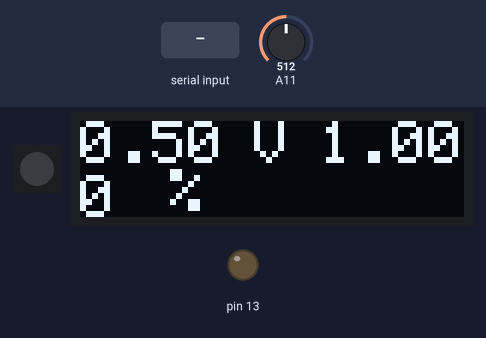
The sketch below on a simulated Arduino Mega 2560, built with avr-gcc and run on an emulated ATmega2560. Shown: 1 RGB LEDs in strip order, left to right, 128×32 one-colour display, output pins drawn as LEDs (lit = HIGH). Inputs (shaded band) come from the test bench; at power-on: A11 = 512. Dim RGB values are drawn brighter than linear; the display library's start-up logo is not drawn; what the sketch prints to the serial monitor is not drawn.

Above: at 1.3 s.
1.4 s: "red" received over Serial
At 2.8 s:
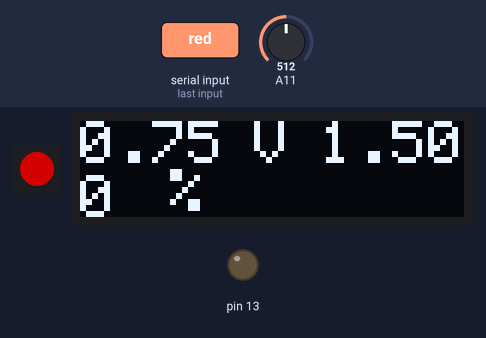
4.4 s: "green" received over Serial
At 7.2 s:
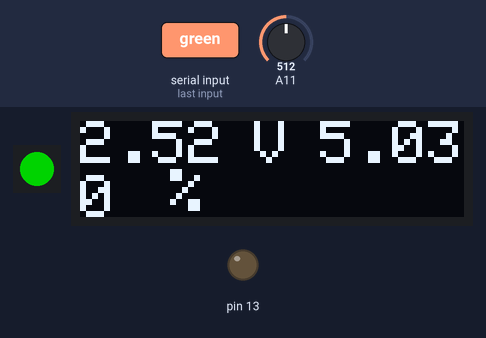
7.4 s: A11 set to 776
At 8.0 s:
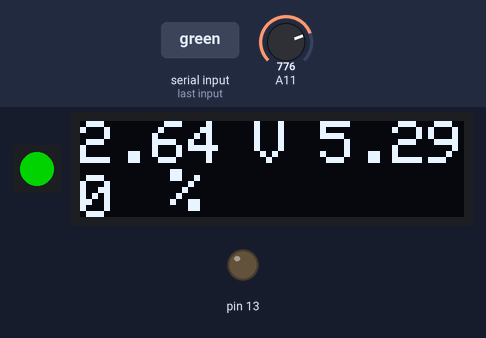
9.6 s: A11 set to 801
At 12.5 s:
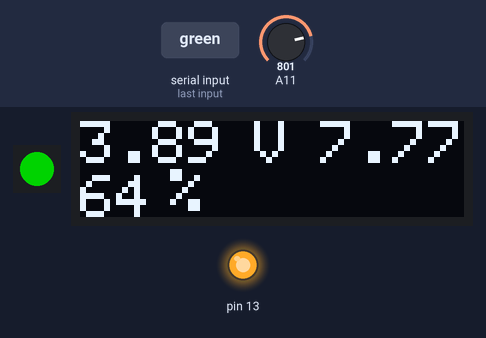
12.6 s: "blue" received over Serial
At 13.86 s:
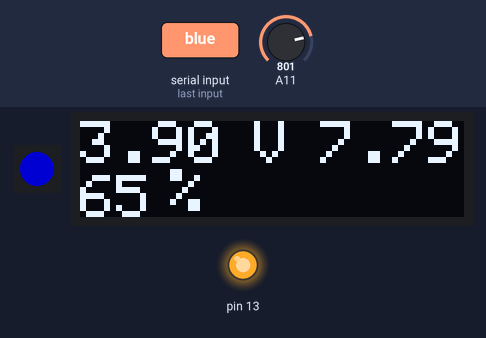
15.6 s: A11 set to 624
At 15.86 s:
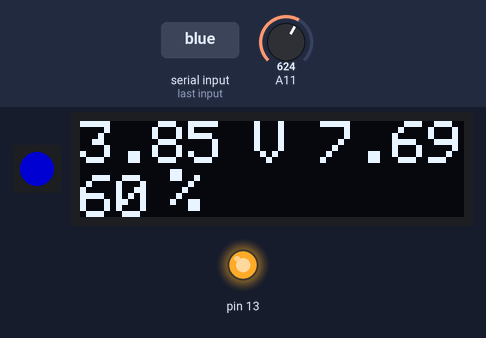
17.6 s: A11 set to 609
Timing chart, 0 to 20.6 s (numbered marks = the images above; inputs shaded):
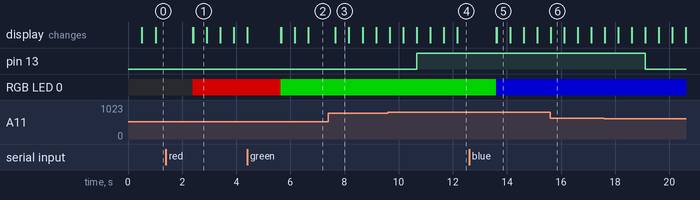

Measured:
- the behaviour switches between 785 and 786 on A11 (found by bisection; images 3 and 4)
- after the input at 7.4 s, the display: changes after 0.26 s (image 3)
- after the input at 15.6 s, the display: changes at once (image 6)
- what the display in image 1 shows lasts 0.5 s, from 2.4 s to 2.9 s

The sketch:

power_manager.ino
```cpp
#include <SPI.h>
#include <Wire.h>
#include <Adafruit_NeoPixel.h>
#include <Adafruit_GFX.h>
#include <Adafruit_SSD1306.h>

#define SCREEN_ADDRESS 0x3C ///< See datasheet for Address; 0x3D for 128x64, 0x3C for 128x32
Adafruit_SSD1306 display(128, 32, &Wire, 4);

float last_voltage;
float voltage;
int percent;

const int numReadings = 10;

int readings[numReadings];      // the readings from the analog input
int readIndex = 0;              // the index of the current reading
int total = 0;                  // the running total
int avgA0 = 0;                // the average

String data;

unsigned long previousMillis = 0;
const long interval = 500;

#define PIN 17
#define NUMPIXELS 1
Adafruit_NeoPixel pixels(NUMPIXELS, PIN, NEO_GRB + NEO_KHZ800);

void setup() {

pixels.begin();
pixels.clear();

  for (int thisReading = 0; thisReading < numReadings; thisReading++) {
    readings[thisReading] = 0;
  }
  Serial.begin(115200);
  pinMode(13, OUTPUT);
  pinMode(11, INPUT);


  display.begin(SSD1306_SWITCHCAPVCC, SCREEN_ADDRESS);
  //display.invertDisplay(true);
  display.display();
  display.clearDisplay();
  display.display();

  delay(100);
}

void loop() {
  unsigned long currentMillis = millis();
  if (currentMillis - previousMillis >= interval) {
    previousMillis = currentMillis;
    battery_level();
  }
  if (currentMillis - previousMillis >= 250) {
    //previousMillis = currentMillis;
    if (Serial.available() > 0) {
      data = Serial.readString();
      if (data == "red"){
        //Serial.println("RED");
        pixels.setPixelColor(0, pixels.Color(127, 0, 0));
        pixels.show();
      }
      if (data == "green"){
        //Serial.println("GREEN");
        pixels.setPixelColor(0, pixels.Color(0, 127, 0));
        pixels.show();
      }
      if (data == "blue"){
        //Serial.println("BLUE");
        pixels.setPixelColor(0, pixels.Color(0, 0, 127, 255));
        pixels.show();
      }
    }
  }


}

void battery_level(){
  total = total - readings[readIndex];
  readings[readIndex] = analogRead(A11);
  total = total + readings[readIndex];
  readIndex = readIndex + 1;
  if (readIndex >= numReadings) {
    readIndex = 0;
  }
  avgA0 = total / numReadings;

  //Serial.println(analogRead(A11));
  voltage = avgA0*(4.20/855);
  //Serial.println(voltage);
  percent = map(voltage*100,330,420,0,100);
  if(percent <= 0){
    percent = 0;
  }
  //Serial.print(percent);
  //Serial.println("%");

  display.setTextSize(2);
  display.setTextColor(SSD1306_WHITE);
  display.cp437(true);

  display.clearDisplay();
  display.setCursor(0, 0);
  display.print(voltage);
  display.setCursor(58, 0);
  display.print("V");
  display.setCursor(80, 0);
  display.print(voltage*2);
  display.setCursor(0, 18);
  display.print(percent);
  display.setCursor(30, 16);
  display.print("%");

  display.display();

  if(voltage != last_voltage){
    Serial.println(voltage);
    last_voltage = voltage;
  }
  if(voltage <= 3.3){
    digitalWrite(13, LOW);
  }
  if(voltage >=3.32){
    digitalWrite(13, HIGH);
  }

}
```
